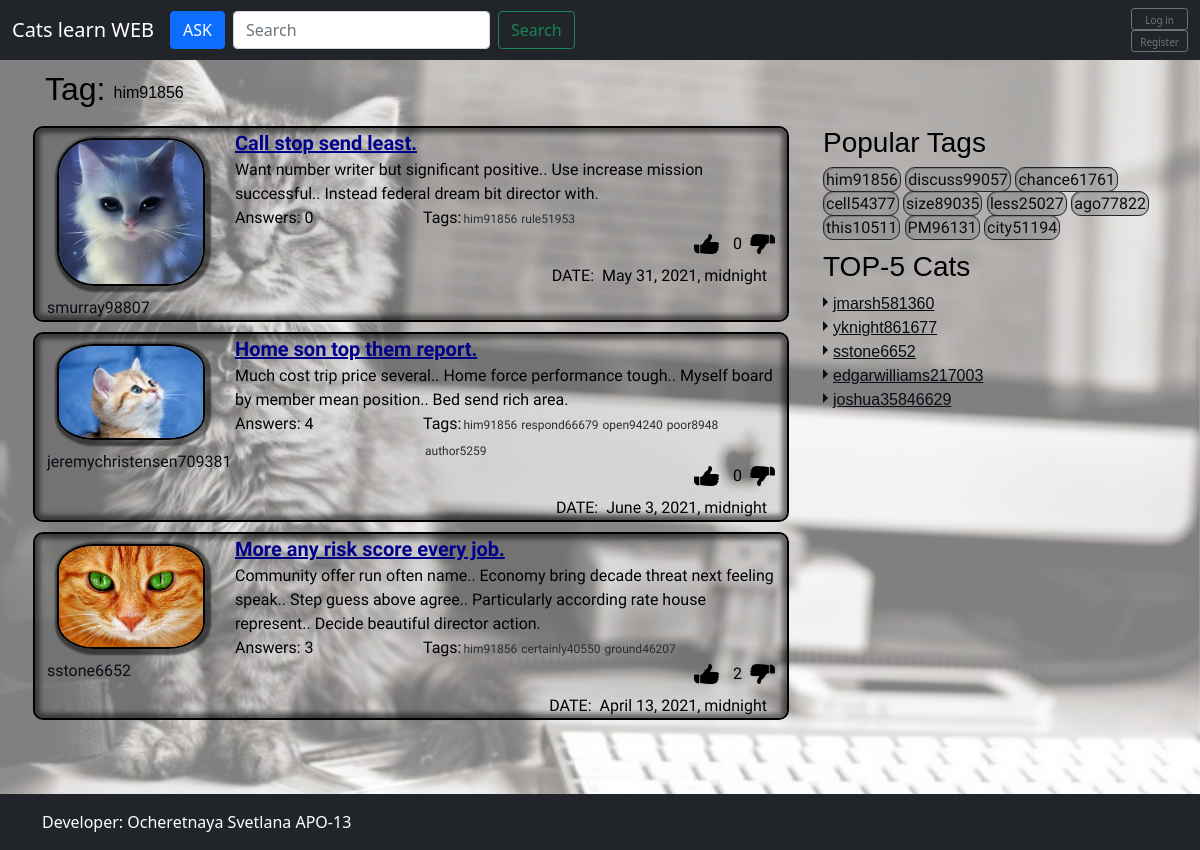
Page /search_tag/him91856/ on the committed database.
### app/models.py (models this page shows, shortened)
class Tag(models.Model):
    name = models.CharField(max_length=100, unique=True, default=None)
    rating = models.IntegerField(default=0)
    objects=TagManager()
    def __str__(self):
        return self.name
    class Meta:
        verbose_name = 'Тег'
        verbose_name_plural = 'Теги'

class Question(models.Model):
    title = models.CharField(max_length=255, default=None)
    text = models.TextField()
    user = models.ForeignKey(User, on_delete=models.CASCADE, default=None, related_name='u_questions')
    date = models.DateTimeField() #datetime
    rating = models.IntegerField(default=0) #make int
    tags = models.ManyToManyField('Tag', default = None)
    objects = QuestionManager()
    class Meta:
        verbose_name = 'Вопрос'
        verbose_name_plural = 'Вопросы'

class Profile(models.Model):
    user = models.OneToOneField(User, on_delete=models.CASCADE, default=None)
    photo = models.ImageField(upload_to='avatars/', default="cat-smart.jpg")
    rating = models.IntegerField(default=0)
    objects = ProfileManager()
    class Meta:
        verbose_name = 'Профиль пользователя'
        verbose_name_plural = 'Профили пользователей'

### app/views.py (the view)
# urls.py: path('search_tag/<slug:tag_name>/', views.search_tag, name='search_tag'),
def search_tag(request, tag_name):
    filter_tg_questions = Question.objects.filter(tags__name = tag_name)
    tg_questions = paginate(filter_tg_questions, request, 3)
    return render(request, 'search_tag.html', {'page': tg_questions, 'tag':tag_name})

### app/models.py (called while the page is built)
    def top_five(self):
        return self.all().order_by('-rating')[:5]

    def top_ten(self):
        return self.all().order_by('-rating')[:10]

### app/templatetags/tags.py (called while the page is built)
@register.simple_tag
def false_tag():
    return False

### app/views.py (called while the page is built)
def popular_tags_processor(request):
    top_tags = Tag.objects.top_ten()
    return {'popular_tags':top_tags}

def top_cats_processor(request):
    top_cats = Profile.objects.top_five()
    return {'top_cats':top_cats}

def paginate(objects_list, request, per_page = 5):
    paginator = Paginator(objects_list, per_page)
    page = int(request.GET.get('page', 1))
    max_page = page + 3
    min_page = page - 3
    obList = paginator.get_page(page)
    return {'list': obList, "max_page": max_page, "min_page": min_page}

### templates/search_tag.html (shortened to what this page needs)
{%extends "include/base.html" %}
{% load static %}
  {% block description %}
  <div class="container first-container d-flex align-items-center">
    <h2>Tag: </h2>
    <div class="tag-find p-2">{{tag}}</div>
  </div>
  {% endblock description %}
      {% block content %}
        {% for question in page.list %}
          {% include "include/question.html" with question=question%}
        {% endfor %}
      {% endblock content %}
{% block pagination %}
  {% include "include/pagination.html" %}
{% endblock pagination %}

### templates/include/base.html (shortened to what this page needs)
{% load static %}
<!doctype html>
<html lang="en" class="h-100">
  <head>
    <link href="{% static 'css/bootstrap.min.css' %}" rel="stylesheet">
    <link href= "{% static 'css/main.css' %}" rel="stylesheet">
    <link href="{% static 'css/sticky-footer-navbar.css' %}" rel="stylesheet">
  </head>
<body class="d-flex flex-column h-100">
  {% include "include/navbar.html" %}
<main class="flex-shrink-0 background-img">
    {% block description %}
    {% endblock description %}
  <div class="container">
    <div class="row">
      <div class="col-8">
          {% block content %}
          {% endblock content %}
      </div>
      <div class="col-4">
        {% block side %}
          {% include "include/side.html" %}
        {% endblock side %}
      </div>
    </div>
  </div>
  {% block pagination %}
  {% endblock pagination %}
</main>
{% block footer %}
  {% include "include/footer.html" %}
{% endblock footer %}
  </body>
</html>

### templates/include/navbar.html (shortened to what this page needs)
{% load static %}
<header>
    <nav class="navbar navbar-expand-md navbar-dark fixed-top bg-dark">
      <div class="container-fluid">
        <a class="navbar-brand" href="#">Cats learn WEB</a>
        <div class="collapse navbar-collapse" id="navbarCollapse">
          <ul class="navbar-nav me-auto mb-2 mb-md-0">
            <li class = "nav-item me-2">
                <a class="btn btn-primary" type="submit" href = "{% url 'ask' %}">ASK</a>
            </li>
            <li class = "nav-item">
              <form class="d-flex">
                <input class="form-control me-2" type="search" placeholder="Search" aria-label="Search">
                <button class="btn btn-outline-success" type="submit">Search</button>
              </form>
            </li>
          </ul>
          {% if user.is_authenticated %}
          <div class="authorized d-flex">
            <div class = "d-flex">
              <div class = "container-sm">
                <div class="row">
                  <a class="btn btn-sm btn-outline-secondary" href="{% url 'logout' %}">Log out</a>
                </div>
                <div class="row">
                  <a class="btn btn-sm btn-outline-secondary" href="{% url 'settings' %}">Settings</a>
                </div>
              </div>
            </div>
            <div class="d-flex">
                <a class="link-secondary " href="{% url 'settings' %}" aria-label="Search">
                  {% if request.user.profile.photo %}
                    <img src = "{{MEDIA_URL}}{{request.user.profile.photo.url}}" alt={{user.profile.user.username}} class="my-avatar">{{user.profile.user.username}}
                  {% else %}
                    <img src="{% static 'img/avatar.png' %}" class="my-avatar">{{user.profile.user.username}}
                  {% endif %}
                </a>
            </div>
          </div>
          {% else %}
          <div class="not-authorized">
              <div class = "d-flex">
                <div class = "container-sm">
                  <div class="row">
                    <a class="btn btn-sm btn-outline-secondary" href="{% url 'login' %}">Log in</a>
                  </div>
                  <div class="row">
                    <a class="btn btn-sm btn-outline-secondary" href="{% url 'register' %}">Register</a>
                  </div>
                </div>
              </div>
            </div>
          {% endif %}
        </div>
      </div>
    </nav>
  </header>

### templates/include/question.html
{% extends "include/base_question_answer.html" %}
{% load static %}
{% block top%}
 {% if question.user.profile.photo %}
  <img src = "{{MEDIA_URL}}{{question.user.profile.photo.url}}" alt={{question.user.username}}>
{% else %}
  <img src = "{% static 'img/avatar.png' %}">
{% endif %}
{% endblock top %}
{% block username %}
    <div class = "author">{{question.user.username}}</div>
{% endblock username %}
{% block content %}
<div href="html/question.html" class="question-header">
    <a style="color:darkblue; font-weight:600;" href="{% url 'one_question' id=question.id %}">
      {{ question.title }}
    </a>
  </div>
  <div class="question-description">{{question.text}}</div>
{% endblock content %}
{% block qborder %}
<div class = "row question question-border">
{% endblock qborder%}
{% block answerscol %}
<div class="col-4">
  <span>Answers: </span>
  <span class="question-count">{{question.answer_set.count}}</span>
</div>
{% endblock answerscol %}
{% block tags %}
<div class="col-7">
  <span class="question-tags d-flex">
    <span>Tags: </span>
    {% for tag in question.tags.all%}
    <a class = "tag q-tag" href="{% url 'search_tag' tag %}">{{tag}}</a>
    {% endfor %}
  </span>
</div>
{% endblock tags %}
{% block vote %}
{% include "include/question_vote.html" with vote_object=question %}
{% endblock vote%}
{% block date %}
<div class = "justify-content-end me-2 mt-2 d-flex">
  <span class = "me-2">DATE:</span>
  <span class = "date">{{question.date}}</span>
</div>
{% endblock date %}

### templates/include/base_question_answer.html (shortened to what this page needs)
{% load static %}
{% block qborder %}<div class = "row question">{% endblock qborder%}
    <div class="col-3">
      <div class = "row">
        <a href="{% url 'one_question' id=question.id %}">
        {% block top %}
        {% endblock top %}
        </a>
      </div>
      <div class = "row">
      {% block username %}
      {% endblock username %}
      </div>
    </div>
    <div class="col-9">
        <div class = "row">
        {% block content %}
        {% endblock content %}
        </div>
        <div class="row">
          {% block answerscol %}
          {% endblock answerscol %}
          {% block tags %}
         {% endblock tags %}
        </div>
        {% block vote %}
        {% endblock vote%}
        {% block date %}
        {% endblock date %}
    </div>
</div>

### templates/include/question_vote.html (shortened to what this page needs)
{% load static %}
{% load tags %}
{% if user.is_anonymous %}
{% false_tag as is_liked %}
{% false_tag as is_disliked %}
{% else %}
{% question_liked vote_object user as is_liked %}
{% question_disliked vote_object user as is_disliked %}
{% endif %}
<div class="likes justify-content-end d-flex align-items-center">
    <span class="like-count-up d-flex me-1" style="margin: -10px">
    <a href="#" class="js-vote" data-action="like" data-objid="{{vote_object.pk}}" data-href="question" id="question_not_like{{vote_object.pk}}"
        style="display: {% if is_liked %}none{% else %}block{% endif %}">
        <img src = "{% static 'img/not-like.png' %}" class = "not-like" style="width:25px;">
    </a>
    </span>
    <span class = "d-flex me-2" id="question_rating{{vote_object.pk}}">{% if vote_object.rating >= 0%}{{vote_object.rating}}{% else %}0{% endif %}</span>
    <span class="like-count-down d-flex" style="margin: -10px">
    <a href="#" class="js-vote" data-action="dislike" data-objid="{{vote_object.pk}}" data-href="question" id="question_not_dislike{{vote_object.pk}}"
        style="display: {% if is_disliked %}none{% else %}block{% endif %}">
        <img src = "{% static 'img/not-dislike.png' %}" class = "not-dislike" style="width:25px;">
    </a>
    </span>
</div>

### templates/include/side.html (shortened to what this page needs)
{% load static %}
<div class = "row my-colon">
    <h3>Popular Tags</h3>
    <div class="tags">
      {% for tag in popular_tags %}
        <a class = "tag tag-popular" href="{% url 'search_tag' tag %}">{{tag}}</a>
      {% endfor %}
    </div>
  </div>
  <div class = "row my-colon">
    <h3>TOP-5 Cats</h3>
    <div class="tags">
      <ul class = "top-cats">
        {% for cat in top_cats %}
        <li><a href="#" class = "cat-in-top">{{cat.user.username}}</a></li>
        {% endfor %}
      </ul>
    </div>
  </div>

### templates/include/pagination.html (shortened to what this page needs)
{% load static %}
<div class="container d-flex pages py-1 align-items-center">
  </div>

### templates/include/footer.html
{% load static %}
<footer class="py-3 bg-dark d-flex justify-content-end fixed-bottom">
    <div class="container">
        <span class="my-footer" style="color:white">Developer: Ocheretnaya Svetlana APO-13</span>
    </div>
</footer>

### static/css/main.css (style rules this page uses)
main .container.first-container { margin-top: 70px; }
.background-img { height: 100%; background: fixed url("../img/background-img.png") no-repeat; background-size: cover; color:black; font-family: "Vollkorn", sans-serif; overflow-y: scroll; }
.question { margin-top: 10px; font-family: "Marck Script", sans-serif; }
.question-border { border: 2px solid black; border-radius: 10px; box-shadow: 0px 0px 5px 5px rgba(0, 0, 0, 0.5) inset; background-color:rgba(0, 0, 0, 0.1) }
.question img { width: 90%; margin: 10px; border: 2px black solid; border-radius: 25%; box-shadow: 2px 2px 2px 4px rgba(0, 0, 0, 0.5); }
.question-header { color: #0a0b13; font-size: 20px; }
.question-tags { flex-wrap: wrap; }
.likes { position: relative; }
.is-like, .not-like, .is-dislike, .not-dislike { border: none !important; box-shadow: none !important; width: 10px; height: 20px; margin-right: 15px; }
.btn-sm { height: 22px; font-size: 10px; }
.container { padding-top: 0px !important; }
.tag { text-decoration: none; color: #2a2a35; font-family: "Special Elite", sans-serif; padding: 2px; }
.tag-popular { background-color: rgba(128,128,128,0.4); border-radius: 10px; border: 1px #22232b solid; text-decoration: none; color:#0a0b13; box-shadow: 1px 1px 1px rgba(0, 0, 0, 0.2) inset; }
.q-tag { font-size: 12px; line-height: 22px; vertical-align: middle; }
.my-colon { margin-top: 10px; margin-left: 10px; }
.top-cats { list-style: none; position: relative; padding-left: 10px; }
.cat-in-top { color:#0a0b13; }
.cat-in-top::before { content: ""; position: absolute; left: 0px; margin-top: 5px; border: 5px solid transparent; border-left: 5px solid #0a0b13; }
.pages { height: 80px; }
.author { color: #0a0b13; }

### static/css/sticky-footer-navbar.css (style rules this page uses)
main > .container { padding: 60px 15px 0; }

### rows in the picture
Tag: name "him91856"
Question: user.profile.photo (picture), user.username "smurray98807", title "Call stop send least.", text "Want number writer but significant positive.. Use increase mission successful.. Instead federal dream bit director with.", answer_set.count "0", rating "0", date "May 31, 2021, midnight"
Tag: name "rule51953"
Question: user.profile.photo (picture), user.username "jeremychristensen709381", title "Home son top them report.", text "Much cost trip price several.. Home force performance tough.. Myself board by member mean position.. Bed send rich area.", answer_set.count "4", rating "0", date "June 3, 2021, midnight"
Tag: name "respond66679"
Tag: name "open94240"
Tag: name "poor8948"
Tag: name "author5259"
Question: user.profile.photo (picture), user.username "sstone6652", title "More any risk score every job.", text "Community offer run often name.. Economy bring decade threat next feeling speak.. Step guess above agree.. Particularly according rate house represent.. Decide beautiful director action.", answer_set.count "3", rating "2", date "April 13, 2021, midnight"
Tag: name "certainly40550"
Tag: name "ground46207"
Tag: name "discuss99057"
Tag: name "chance61761"
Tag: name "cell54377"
Tag: name "size89035"
Tag: name "less25027"
Tag: name "ago77822"
Tag: name "this10511"
Tag: name "PM96131"
Tag: name "city51194"
Profile: user.username "jmarsh581360"
Profile: user.username "yknight861677"
Profile: user.username "sstone6652"
Profile: user.username "edgarwilliams217003"
Profile: user.username "joshua35846629"
